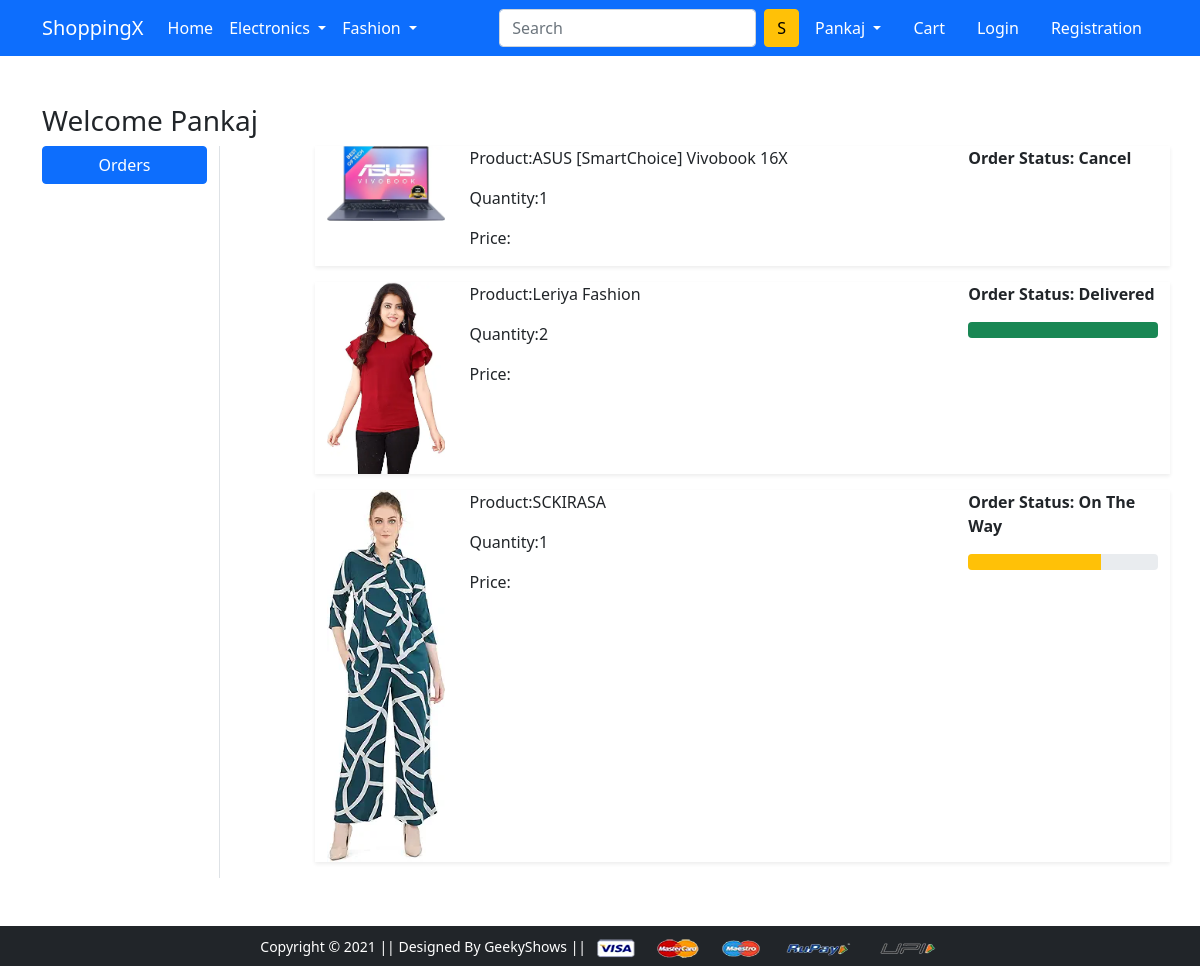
Screenshot of /orders/ (signed in) with the database file from the repository.
### app/models.py (models this page shows, shortened)
class OrderPlaced(models.Model):
    user = models.ForeignKey(User, on_delete=models.CASCADE)
    product = models.ForeignKey(Product, on_delete=models.CASCADE)
    customer = models.ForeignKey(Customer, on_delete=models.CASCADE)
    quantity = models.PositiveIntegerField(default =1)
    ordered_date = models.DateTimeField(auto_now_add=True)
    status = models.CharField(max_length =50, choices = STAUS_CHOICES,default='Pending')

class Product(models.Model):
    title = models.CharField(max_length=100)
    selling_price=models.FloatField()
    discounted_price=models.FloatField()
    description=models.TextField()
    brand = models.CharField(max_length=200)
    category = models.CharField(choices = CATEGORY_CHOICES,max_length=2)
    product_image = models.ImageField(upload_to='producting')

### app/views.py (the view)
# urls.py: path('orders/', views.orders, name='orders'),
def orders(request):
     obj = OrderPlaced.objects.filter(user=request.user)
     return render(request, 'app/orders.html',{"obj":obj})

### app/templates/app/orders.html (shortened to what this page needs)
{% extends 'app/base.html' %}
{% load static %}
{% block main-content %}
<div class="container my-5">
 <div class="row">
 <h3>Welcome <span class="text-capitalize">{{request.user}}</span></h3>
  <div class="col-sm-2 border-end">
   <ul class="list-unstyled">
    <li class="d-grid"><a href="{% url 'orders' %}" class="btn btn-primary">Orders</a></li>
   </ul>
  </div>
  <div class="col-sm-9 offset-sm-1">
  {% for op in obj %}
   <div class="row shadow-sm mb-3">
    <div class="col-sm-2">
        <img src="{{op.product.product_image.url}}" alt="" srcset="" class="img-fluid" height="150" width="150">
    </div>
    <div class="col-sm-7">
        <p>Product:{{op.product.title}}</p>
        <p>Quantity:{{op.quantity}}</p>
        <p>Price:{{op.total_amount}}</p>
    </div>
    <div class="col-sm-3 fw-bold">
        <p>Order Status: {{op.status}}</p>
        {% if op.status == 'On The Way'%}
        <div class="progress">
            <div class="progress-bar bg-warning" role="progressbar" style="width: 70%" aria-valuenow="70" aria-valuemin="0" aria-valuemax="100"></div>
        </div>
        {% endif %}
        {% if op.status == 'Delivered'%}
        <div class="progress">
            <div class="progress-bar bg-success" role="progressbar" style="width: 100%" aria-valuenow="100" aria-valuemin="0" aria-valuemax="100"></div>
        </div>
        {% endif %}
    </div>
   </div>
   {% endfor %}
  </div>
 </div>
</div>
{% endblock main-content %}

### app/templates/app/base.html (shortened to what this page needs)
<!doctype html>
{% load static %}
<html lang="en">
  <head>
    <link href="https://cdn.jsdelivr.net/npm/bootstrap@5.0.0-beta1/dist/css/bootstrap.min.css" rel="stylesheet">
    <link rel="stylesheet" href="{% static 'app/css/owl.carousel.min.css' %}">
    <link rel="stylesheet" href="{% static 'app/css/all.min.css' %}">
    <link rel="stylesheet" href="{% static 'app/css/style.css' %}">
  </head>
  <body>
    <nav class="navbar navbar-expand-lg navbar-dark bg-primary">
     <div class="container">
       <a class="navbar-brand" href="/">ShoppingX</a>
       <div class="collapse navbar-collapse" id="navbarSupportedContent">
         <ul class="navbar-nav me-auto mb-2 mb-lg-0">
           <li class="nav-item">
             <a class="nav-link active" aria-current="page" href="/">Home</a>
           </li>
           <li class="nav-item dropdown">
             <a class="nav-link dropdown-toggle text-white" href="#" id="electronicsDropdown" role="button" data-bs-toggle="dropdown" aria-expanded="false">
               Electronics
             </a>
           </li>
           <li class="nav-item dropdown">
             <a class="nav-link dropdown-toggle text-white" href="#" id="fashionDropdown" role="button" data-bs-toggle="dropdown" aria-expanded="false">
               Fashion
             </a>
           </li>
         </ul>
         <form class="d-flex" action="/searchproduct/">
           <input class="form-control me-2" type="search" placeholder="Search" aria-label="Search" name="search">
           <button class="btn btn-warning" type="submit">S</button>
         </form>
         <div>
          <ul class="navbar-nav me-auto mb-2 mb-lg-0">
            {% if request.user.is_authenticated %}
           <li class="nav-item dropdown mx-2">
              <a class="nav-link dropdown-toggle text-white" href="#" id="profileDropdown" role="button" data-bs-toggle="dropdown" aria-expanded="false">
                {{request.user.username|capfirst}}
              </a>
            </li>
            {% endif %}
            <li class="nav-item mx-2">
             <a href="{% url 'showcart' %}" class="nav-link text-white"> Cart </a>
            </li>
            <li class="nav-item mx-2">
             <a href="{% url 'login' %}" class="nav-link text-white">Login</a>
            </li>
            <li class="nav-item mx-2">
             <a href="{% url 'customerregistration' %}" class="nav-link text-white">Registration</a>
            </li>
          </ul>
         </div>
       </div>
     </div>
    </nav>
    {% block main-content %} {% endblock main-content %}
    <footer class="container-fluid bg-dark text-center p-2 mt-5">
        <small class="text-white">Copyright &copy; 2021 || Designed By GeekyShows || </small>
        <img src="{% static 'app/images/payment.png' %}" alt="" srcset="" class="img-fluid" height="2px">
    </footer>
  </body>
</html>

### rows the page displays
OrderPlaced: product.product_image (picture), product "ASUS [SmartChoice] Vivobook 16X", quantity "1", status "Cancel"
OrderPlaced: product.product_image (picture), product "Leriya Fashion", quantity "2", status "Delivered"
OrderPlaced: product.product_image (picture), product "SCKIRASA", quantity "1", status "On The Way"

### other values shown
{{ request.user.username|capfirst }} "Pankaj"
{{ request.user }} "Pankaj"
